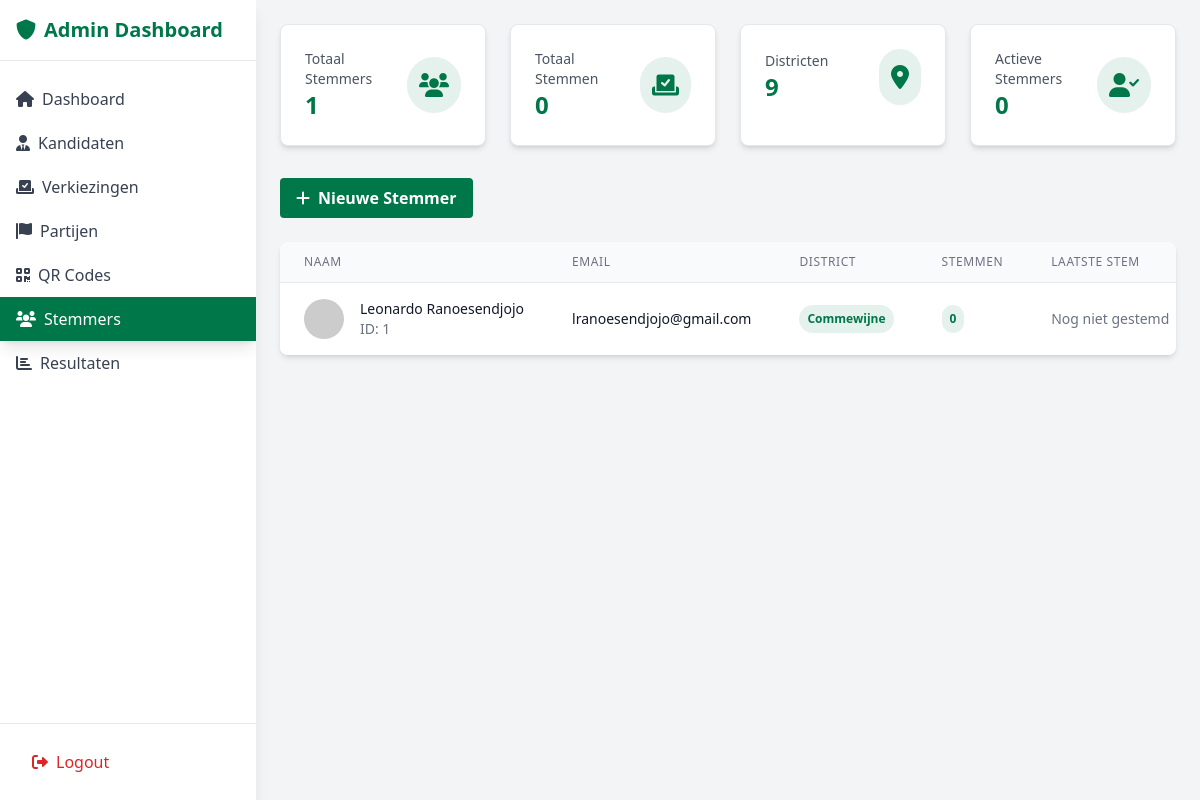
Screenshot of /admin/voters.php (signed in) with the database file from the repository.
### tables this page shows
CREATE TABLE `users` (
  `UserID` bigint(20) NOT NULL,
  `Voornaam` varchar(255) NOT NULL,
  `Achternaam` varchar(255) NOT NULL,
  `Email` varchar(255) NOT NULL,
  `Password` varchar(255) NOT NULL,
  `DistrictID` int(11) NOT NULL,
  `Role` enum('admin','voter') NOT NULL DEFAULT 'voter',
  `IDNumber` varchar(255) NOT NULL,
  `Status` enum('active','inactive') DEFAULT 'active',
  `CreatedAt` timestamp NOT NULL DEFAULT current_timestamp(),
  `UpdatedAt` timestamp NOT NULL DEFAULT current_timestamp() ON UPDATE current_timestamp()
);

CREATE TABLE `districten` (
  `DistrictID` int(11) NOT NULL,
  `DistrictName` varchar(255) NOT NULL
);

### admin/voters.php (the view, shortened to what this page needs)
<?php
require_once '../include/db_connect.php';
$voters = [];
$total_votes = 0;
$total_districts = 0;
$total_active_voters = 0;
try {
    $stmt = $pdo->query("
        SELECT u.UserID,
               u.Voornaam,
               u.Achternaam,
               u.Email,
               u.DistrictID,
               u.Status,
               u.CreatedAt,
               u.IDNumber,
               d.DistrictName,
               COUNT(DISTINCT v.VoteID) as vote_count,
               MAX(v.TimeStamp) as last_vote
        FROM users u
        LEFT JOIN districten d ON u.DistrictID = d.DistrictID
        LEFT JOIN votes v ON u.UserID = v.UserID
        WHERE u.Role = 'voter'
        GROUP BY u.UserID
        ORDER BY u.Voornaam ASC, u.Achternaam ASC
    ");
    $voters = $stmt->fetchAll(PDO::FETCH_ASSOC);
    $stmt = $pdo->query("SELECT COUNT(*) FROM votes");
    $total_votes = $stmt->fetchColumn();
    $stmt = $pdo->query("SELECT COUNT(*) FROM districten");
    $total_districts = $stmt->fetchColumn();
    $stmt = $pdo->query("
        SELECT COUNT(DISTINCT UserID)
        FROM votes
        WHERE TimeStamp >= DATE_SUB(NOW(), INTERVAL 30 DAY)
    ");
    $total_active_voters = $stmt->fetchColumn();
} catch (PDOException $e) {
    error_log("Database error: " . $e->getMessage());
    $_SESSION['error_message'] = "Er is een fout opgetreden bij het ophalen van de stemmers.";
}
?>
<!DOCTYPE html>
<html lang="nl">
<head>
    <script src="https://cdn.tailwindcss.com"></script>
    <link href="https://cdnjs.cloudflare.com/ajax/libs/font-awesome/6.0.0-beta3/css/all.min.css" rel="stylesheet">
</head>
<body class="bg-gray-100">
    <div class="flex h-screen">
        <?php require_once 'components/nav.php'; ?>
        <div class="flex-1 ml-64 p-6 overflow-y-auto">
            <div class="animate-slide-in">
                <div class="grid grid-cols-1 md:grid-cols-4 gap-6 mb-8">
                    <div class="bg-white rounded-lg shadow-md p-6 border border-gray-200 transform hover:scale-105 transition-all duration-300">
                        <div class="flex items-center justify-between">
                            <div>
                                <p class="text-sm font-medium text-gray-600">Totaal Stemmers</p>
                                <p class="text-2xl font-bold text-suriname-green"><?= number_format(count($voters)) ?></p>
                            </div>
                            <div class="p-3 bg-suriname-green/10 rounded-full">
                                <i class="fas fa-users text-2xl text-suriname-green"></i>
                            </div>
                        </div>
                    </div>
                    <div class="bg-white rounded-lg shadow-md p-6 border border-gray-200 transform hover:scale-105 transition-all duration-300">
                        <div class="flex items-center justify-between">
                            <div>
                                <p class="text-sm font-medium text-gray-600">Totaal Stemmen</p>
                                <p class="text-2xl font-bold text-suriname-green"><?= number_format($total_votes) ?></p>
                            </div>
                            <div class="p-3 bg-suriname-green/10 rounded-full">
                                <i class="fas fa-vote-yea text-2xl text-suriname-green"></i>
                            </div>
                        </div>
                    </div>
                    <div class="bg-white rounded-lg shadow-md p-6 border border-gray-200 transform hover:scale-105 transition-all duration-300">
                        <div class="flex items-center justify-between">
                            <div>
                                <p class="text-sm font-medium text-gray-600">Districten</p>
                                <p class="text-2xl font-bold text-suriname-green"><?= number_format($total_districts) ?></p>
                            </div>
                            <div class="p-3 bg-suriname-green/10 rounded-full">
                                <i class="fas fa-map-marker-alt text-2xl text-suriname-green"></i>
                            </div>
                        </div>
                    </div>
                    <div class="bg-white rounded-lg shadow-md p-6 border border-gray-200 transform hover:scale-105 transition-all duration-300">
                        <div class="flex items-center justify-between">
                            <div>
                                <p class="text-sm font-medium text-gray-600">Actieve Stemmers</p>
                                <p class="text-2xl font-bold text-suriname-green"><?= number_format($total_active_voters) ?></p>
                            </div>
                            <div class="p-3 bg-suriname-green/10 rounded-full">
                                <i class="fas fa-user-check text-2xl text-suriname-green"></i>
                            </div>
                        </div>
                    </div>
                </div>
                <div class="mb-6">
                    <button onclick="document.getElementById('newVoterModal').classList.remove('hidden')"
                            class="bg-suriname-green hover:bg-suriname-dark-green text-white font-bold py-2 px-4 rounded transition-all duration-300 transform hover:scale-105">
                        <i class="fas fa-plus mr-2"></i>Nieuwe Stemmer
                    </button>
                </div>
                <div class="bg-white rounded-lg shadow-md overflow-hidden">
                    <table class="min-w-full divide-y divide-gray-200">
                        <thead class="bg-gray-50">
                            <tr>
                                <th class="px-6 py-3 text-left text-xs font-medium text-gray-500 uppercase tracking-wider">Naam</th>
                                <th class="px-6 py-3 text-left text-xs font-medium text-gray-500 uppercase tracking-wider">Email</th>
                                <th class="px-6 py-3 text-left text-xs font-medium text-gray-500 uppercase tracking-wider">District</th>
                                <th class="px-6 py-3 text-left text-xs font-medium text-gray-500 uppercase tracking-wider">Stemmen</th>
                                <th class="px-6 py-3 text-left text-xs font-medium text-gray-500 uppercase tracking-wider">Laatste Stem</th>
                            </tr>
                        </thead>
                        <tbody class="bg-white divide-y divide-gray-200">
                            <?php if (empty($voters)): ?>
                                <tr>
                                    <td colspan="6" class="px-6 py-4 text-center text-gray-500">
                                        Geen stemmers gevonden
                                    </td>
                                </tr>
                            <?php else: ?>
                                <?php foreach ($voters as $voter): ?>
                                    <tr class="hover:bg-gray-50 transition-colors duration-200">
                                        <td class="px-6 py-4 whitespace-nowrap">
                                            <div class="flex items-center">
                                                <div class="h-10 w-10 flex-shrink-0">
                                                    <img class="h-10 w-10 rounded-full object-cover transform hover:scale-110 transition-transform duration-200"
                                                         src="<?= $voter['ProfileImage'] ?? 'https://via.placeholder.com/40' ?>"
                                                         alt="<?= htmlspecialchars($voter['Voornaam'] . ' ' . $voter['Achternaam']) ?>">
                                                </div>
                                                <div class="ml-4">
                                                    <div class="text-sm font-medium text-gray-900">
                                                        <?= htmlspecialchars($voter['Voornaam'] . ' ' . $voter['Achternaam']) ?>
                                                    </div>
                                                    <div class="text-sm text-gray-500">
                                                        ID: <?= $voter['UserID'] ?>
                                                    </div>
                                                </div>
                                            </div>
                                        </td>
                                        <td class="px-6 py-4 whitespace-nowrap">
                                            <p class="text-sm text-gray-900"><?= htmlspecialchars($voter['Email']) ?></p>
                                        </td>
                                        <td class="px-6 py-4 whitespace-nowrap">
                                            <span class="px-2 py-1 inline-flex text-xs leading-5 font-semibold rounded-full bg-suriname-green/10 text-suriname-green">
                                                <?= htmlspecialchars($voter['DistrictName'] ?? 'Onbekend') ?>
                                            </span>
                                        </td>
                                        <td class="px-6 py-4 whitespace-nowrap">
                                            <span class="px-2 py-1 inline-flex text-xs leading-5 font-semibold rounded-full bg-suriname-green/10 text-suriname-green">
                                                <?= number_format($voter['vote_count']) ?>
                                            </span>
                                        </td>
                                        <td class="px-6 py-4 whitespace-nowrap">
                                            <p class="text-sm text-gray-500">
                                                <?= $voter['last_vote'] ? date('d-m-Y H:i', strtotime($voter['last_vote'])) : 'Nog niet gestemd' ?>
                                            </p>
                                        </td>
                                    </tr>
                                <?php endforeach; ?>
                            <?php endif; ?>
                        </tbody>
                    </table>
                </div>
            </div>
        </div>
    </div>
</body>
</html>

### admin/voters.php (style rules this page uses)
.animate-slide-in { animation: slideIn 0.3s ease-out; }
html { scroll-behavior: smooth; }

### rows the page displays
users: Voornaam+Achternaam "Leonardo Ranoesendjojo", UserID "1", Email "lranoesendjojo@gmail.com", DistrictID.DistrictName "Commewijne", vote_count "0"

### other values shown
$item['label'] "Dashboard"
$item['label'] "Kandidaten"
$item['label'] "Verkiezingen"
$item['label'] "Partijen"
$item['label'] "QR Codes"
$item['label'] "Stemmers"
$item['label'] "Resultaten"
count($voters) "1"
$total_votes "0"
$total_districts "9"
$total_active_voters "0"
